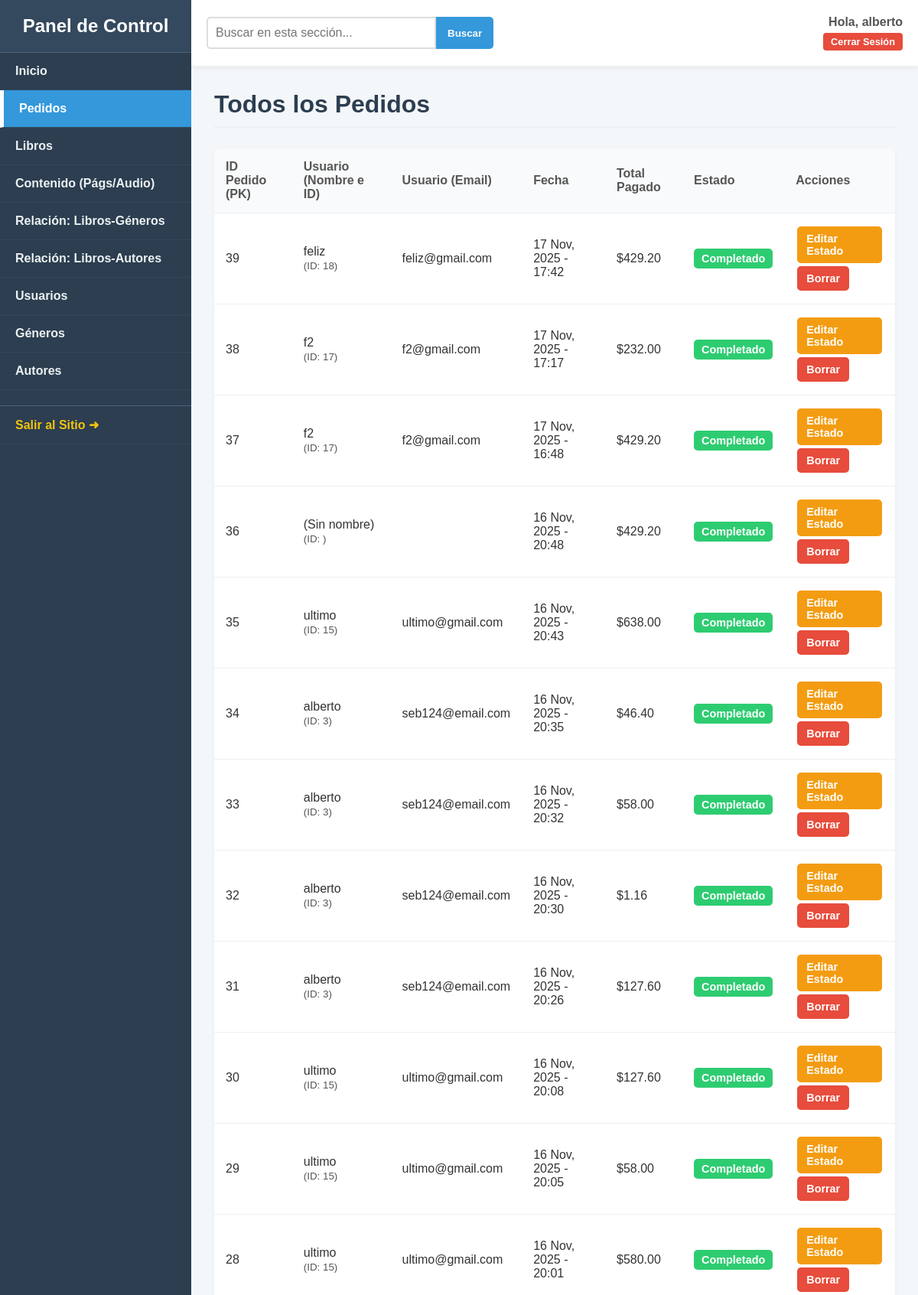
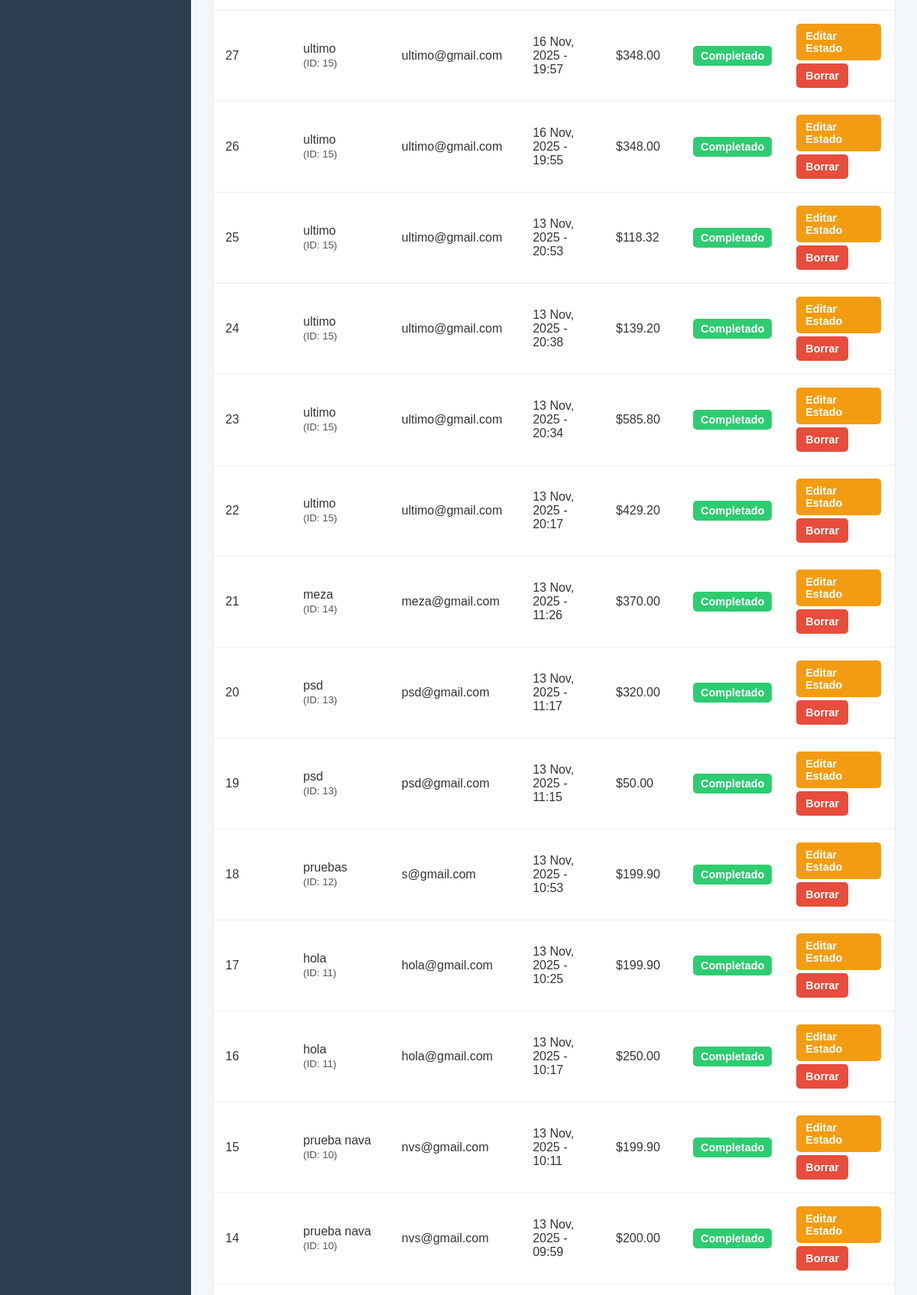
Screenshot of /dashboard/pedidos/ (signed in, upper part) with the database file from the repository (2 pictures, top to bottom).
### tienda/models.py (models this page shows, shortened)
class Pedido(models.Model):
    ESTADO_PAGO_CHOICES = [
        ('completado', 'Completado'),
        ('pendiente', 'Pendiente'),
        ('fallido', 'Fallido'),
    ]
    usuario = models.ForeignKey(User, on_delete=models.SET_NULL, null=True)
    fecha_pedido = models.DateTimeField(auto_now_add=True)
    total_pagado = models.DecimalField(max_digits=10, decimal_places=2)
    estado_pago = models.CharField(max_length=15, choices=ESTADO_PAGO_CHOICES, default='pendiente')

### dashboard/views.py (the view)
# urls.py: path('pedidos/', views.vista_ver_pedidos, name='dash_ver_pedidos'),
@login_required
@user_passes_test(es_admin)
def vista_ver_pedidos(request):
    query = request.GET.get('q')
    pedidos = Pedido.objects.all()
    if query:
        search_filter = Q()
        is_numeric_search = False
        try:
            query_int = int(query)
            search_filter |= Q(id=query_int)
            is_numeric_search = True
        except ValueError:
            pass
        try:
            query_dec = Decimal(query)
            search_filter |= Q(total_pagado=query_dec)
            is_numeric_search = True
        except InvalidOperation:
            pass
        if not is_numeric_search:
            search_filter = (
                Q(usuario__email__icontains=query) |
                Q(usuario__first_name__icontains=query) |
                Q(estado_pago__icontains=query) |
                Q(fecha_pedido__icontains=query)
            )
        pedidos = pedidos.filter(search_filter).order_by('-fecha_pedido').distinct()
    else:
        pedidos = pedidos.order_by('-fecha_pedido')
    contexto = {
        'pedidos': pedidos,
        'search_query': query
    }
    return render(request, 'dashboard/ver_pedidos.html', contexto)

### dashboard/views.py (called while the page is built)
def es_admin(user):
    return user.is_staff or user.is_superuser

### tienda/context_processors.py (called while the page is built)
def menu_generos(request):
    return {'menu_generos': Genero.objects.all()}

### templates/dashboard/ver_pedidos.html (shortened to what this page needs)
{% extends 'dashboard/dashboard_base.html' %}
{% block contenido %}
<h2>Todos los Pedidos</h2>
<div class="table-container">
    <table class="dashboard-table">
        <thead>
            <tr>
                <th>ID Pedido (PK)</th>
                <th>Usuario (Nombre e ID)</th> <th>Usuario (Email)</th>
                <th>Fecha</th>
                <th>Total Pagado</th>
                <th>Estado</th>
                <th>Acciones</th>
            </tr>
        </thead>
        <tbody>
            {% for pedido in pedidos %}
            <tr>
                <td>{{ pedido.id }}</td>
                <td>
                    {{ pedido.usuario.first_name|default:"(Sin nombre)" }}
                    <br>
                    <small style="color: #555;">(ID: {{ pedido.usuario.id }})</small>
                </td>
                <td>{{ pedido.usuario.email }}</td>
                <td>{{ pedido.fecha_pedido|date:"d M, Y - H:i" }}</td>
                <td>${{ pedido.total_pagado }}</td>
                <td><span class="status-{{ pedido.estado_pago }}">{{ pedido.get_estado_pago_display }}</span></td>
                <td>
                    <a href="{% url 'dash_editar_pedido' pedido.id %}" class="btn-action edit">
                        Editar Estado
                    </a>
                    <a href="{% url 'dash_borrar_pedido' pedido.id %}" class="btn-action delete" onclick="return confirm('¿Estás seguro de eliminar este pedido?');">
                        Borrar
                    </a>
                </td>
            </tr>
            {% empty %}
            <tr>
                <td colspan="7">No se han encontrado pedidos.</td>
            </tr>
            {% endfor %}
        </tbody>
    </table>
</div>
{% endblock %}

### templates/dashboard/dashboard_base.html (shortened to what this page needs)
{% load static %}
<!DOCTYPE html>
<html lang="es">
<head>
    <link rel="stylesheet" href="{% static 'css/style.css' %}?v=2.8">
    <link rel="stylesheet" href="{% static 'css/dashboard.css' %}?v=2.8">
</head>
<body class="dashboard-body">
    <div class="dashboard-container">
        <aside class="dashboard-sidebar">
            <div class="sidebar-header">
                <h3>Panel de Control</h3>
            </div>
            <nav class="sidebar-nav">
                <ul>
                    <li>
                        <a href="{% url 'dash_home' %}" class="{% if request.resolver_match.url_name == 'dash_home' %}active{% endif %}">
                             Inicio
                        </a>
                    </li>
                    <li>
                        <a href="{% url 'dash_ver_pedidos' %}" class="{% if 'pedidos' in request.resolver_match.url_name or 'pedido' in request.resolver_match.url_name %}active{% endif %}">
                            Pedidos
                        </a>
                    </li>
                    <li>
                        <a href="{% url 'dash_ver_libros' %}" class="{% if 'libros' in request.resolver_match.url_name or 'libro' in request.resolver_match.url_name %}active{% endif %}">
                            Libros
                        </a>
                    </li>
                    <li>
                        <a href="{% url 'dash_ver_contenido' %}" class="{% if 'contenido' in request.resolver_match.url_name %}active{% endif %}">
                            Contenido (Págs/Audio)
                        </a>
                    </li>
                    <li>
                        <a href="{% url 'dash_ver_rel_generos' %}" class="{% if 'rel_generos' in request.resolver_match.url_name or 'rel_genero' in request.resolver_match.url_name %}active{% endif %}">
                            Relación: Libros-Géneros
                        </a>
                    </li>
                    <li>
                        <a href="{% url 'dash_ver_rel_autores' %}" class="{% if 'rel_autores' in request.resolver_match.url_name or 'rel_autor' in request.resolver_match.url_name %}active{% endif %}">
                            Relación: Libros-Autores
                        </a>
                    </li>
                    <li>
                        <a href="{% url 'dash_ver_usuarios' %}" class="{% if 'usuarios' in request.resolver_match.url_name or 'usuario' in request.resolver_match.url_name %}active{% endif %}">
                            Usuarios
                        </a>
                    </li>
                    <li>
                        <a href="{% url 'dash_ver_generos' %}" class="{% if 'genero' in request.resolver_match.url_name and 'rel_' not in request.resolver_match.url_name %}active{% endif %}">
                            Géneros
                        </a>
                    </li>
                    <li>
                        <a href="{% url 'dash_ver_autores' %}" class="{% if 'autor' in request.resolver_match.url_name and 'rel_' not in request.resolver_match.url_name %}active{% endif %}">
                            Autores
                        </a>
                    </li>
                    <li>
                        <a href="{% url 'index' %}" class="nav-external">Salir al Sitio ➜</a>
                    </li>
                </ul>
            </nav>
        </aside>
        <main class="dashboard-main-content">
            <header class="dashboard-header">
                <form method="GET" class="search-form">
                    <input type="search" name="q" placeholder="Buscar en esta sección..." value="{{ query_search|default:'' }}">
                    <button type="submit">Buscar</button>
                </form>
                <div class="user-info-widget">
                    <span class="user-name-dash">Hola, <strong>{{ user.first_name|default:user.username }}</strong></span>
                    <form action="{% url 'logout' %}" method="POST" style="margin:0;">
                        <button type="submit" class="dash-logout-btn">Cerrar Sesión</button>
                    </form>
                </div>
            </header>
            <div class="content-wrapper">
                {% block contenido %}{% endblock %}
            </div>
        </main>
    </div>
</body>
</html>

### static/css/style.css (style rules this page uses)
* { box-sizing: border-box; }
body { font-family: Arial, sans-serif; margin: 0; background-color: #ffffff; color: #000; }

### static/css/dashboard.css (style rules this page uses)
.dashboard-body { background-color: #f4f7fa; color: #333; margin: 0; font-family: Arial, sans-serif; }
.dashboard-container { display: flex; min-height: 100vh; }
.dashboard-sidebar { width: 250px; background-color: #2c3e50; color: #ecf0f1; display: flex; flex-direction: column; flex-shrink: 0; }
.sidebar-header { padding: 20px; text-align: center; background-color: #34495e; border-bottom: 1px solid #4a627a; }
.sidebar-header h3 { margin: 0; color: #fff; font-size: 1.5rem; }
.sidebar-nav ul { list-style: none; padding: 0; margin: 0; }
.sidebar-nav li a { display: block; padding: 15px 20px; text-decoration: none; color: #ecf0f1; font-weight: bold; border-bottom: 1px solid #34495e; transition: background-color 0.2s ease; }
.sidebar-nav li a.nav-external { color: #f1c40f; margin-top: 20px; border-top: 1px solid #4a627a; }
.dashboard-main-content { flex-grow: 1; display: flex; flex-direction: column; }
.dashboard-header { display: flex; justify-content: space-between; align-items: center; padding: 20px; background-color: #ffffff; border-bottom: 2px solid #ecf0f1; box-shadow: 0 2px 5px rgba(0,0,0,0.05); }
.search-form { display: flex; }
.search-form input[type="search"] { padding: 10px; border: 2px solid #ddd; border-radius: 5px 0 0 5px; font-size: 1rem; min-width: 300px; }
.search-form button { padding: 10px 15px; border: none; background-color: #3498db; color: white; font-weight: bold; cursor: pointer; border-radius: 0 5px 5px 0; }
.user-info-widget { font-size: 1rem; color: #555; }
.content-wrapper { padding: 30px; flex-grow: 1; }
.content-wrapper h2 { margin-top: 0; font-size: 2rem; color: #2c3e50; border-bottom: 2px solid #ecf0f1; padding-bottom: 10px; }
.table-container { width: 100%; overflow-x: auto; background-color: #ffffff; border-radius: 8px; box-shadow: 0 2px 5px rgba(0,0,0,0.05); }
.dashboard-table { width: 100%; border-collapse: collapse; }
.dashboard-table th, .dashboard-table td { padding: 15px; text-align: left; border-bottom: 1px solid #ecf0f1; }
.dashboard-table th { background-color: #f9fafb; font-weight: bold; color: #555; }
.status-completado { background-color: #2ecc71; color: #fff; padding: 5px 10px; border-radius: 5px; font-size: 0.9rem; font-weight: bold; }
.btn-action { display: inline-block; padding: 8px 12px; border-radius: 5px; color: #fff; text-decoration: none; font-weight: bold; font-size: 0.9rem; margin: 2px; }
.btn-action.edit { background-color: #f39c12; }
.btn-action.delete { background-color: #e74c3c; }

### templates/dashboard/dashboard_base.html (style rules this page uses)
.sidebar-nav li a.active { background-color: #3498db; border-left: 5px solid #fff; color: white; }
.dashboard-main-content { display: flex; flex-direction: column; min-height: 100vh; }
.content-wrapper { flex: 1; }
.user-info-widget { text-align: right; }
.user-info-widget .user-name-dash { font-size: 1rem; color: #555; font-weight: bold; display: block; margin-bottom: 5px; }
.dash-logout-btn { background-color: #e74c3c; color: white; border: none; padding: 4px 10px; border-radius: 4px; cursor: pointer; font-size: 0.8rem; font-weight: bold; transition: background 0.3s; }

### rows the page displays
Pedido: id "39", usuario.first_name "feliz", usuario.id "18", usuario.email "feliz@gmail.com", fecha_pedido "17 Nov, 2025 - 17:42", total_pagado "429.20", estado_pago "Completado"
Pedido: id "38", usuario.first_name "f2", usuario.id "17", usuario.email "f2@gmail.com", fecha_pedido "17 Nov, 2025 - 17:17", total_pagado "232.00", estado_pago "Completado"
Pedido: id "37", usuario.first_name "f2", usuario.id "17", usuario.email "f2@gmail.com", fecha_pedido "17 Nov, 2025 - 16:48", total_pagado "429.20", estado_pago "Completado"
Pedido: id "36", usuario.first_name "(Sin nombre)", fecha_pedido "16 Nov, 2025 - 20:48", total_pagado "429.20", estado_pago "Completado"
Pedido: id "35", usuario.first_name "ultimo", usuario.id "15", usuario.email "ultimo@gmail.com", fecha_pedido "16 Nov, 2025 - 20:43", total_pagado "638.00", estado_pago "Completado"
Pedido: id "34", usuario.first_name "alberto", usuario.id "3", usuario.email "seb124@email.com", fecha_pedido "16 Nov, 2025 - 20:35", total_pagado "46.40", estado_pago "Completado"
Pedido: id "33", usuario.first_name "alberto", usuario.id "3", usuario.email "seb124@email.com", fecha_pedido "16 Nov, 2025 - 20:32", total_pagado "58.00", estado_pago "Completado"
Pedido: id "32", usuario.first_name "alberto", usuario.id "3", usuario.email "seb124@email.com", fecha_pedido "16 Nov, 2025 - 20:30", total_pagado "1.16", estado_pago "Completado"
Pedido: id "31", usuario.first_name "alberto", usuario.id "3", usuario.email "seb124@email.com", fecha_pedido "16 Nov, 2025 - 20:26", total_pagado "127.60", estado_pago "Completado"
Pedido: id "30", usuario.first_name "ultimo", usuario.id "15", usuario.email "ultimo@gmail.com", fecha_pedido "16 Nov, 2025 - 20:08", total_pagado "127.60", estado_pago "Completado"
Pedido: id "29", usuario.first_name "ultimo", usuario.id "15", usuario.email "ultimo@gmail.com", fecha_pedido "16 Nov, 2025 - 20:05", total_pagado "58.00", estado_pago "Completado"
Pedido: id "28", usuario.first_name "ultimo", usuario.id "15", usuario.email "ultimo@gmail.com", fecha_pedido "16 Nov, 2025 - 20:01", total_pagado "580.00", estado_pago "Completado"
Pedido: id "27", usuario.first_name "ultimo", usuario.id "15", usuario.email "ultimo@gmail.com", fecha_pedido "16 Nov, 2025 - 19:57", total_pagado "348.00", estado_pago "Completado"
Pedido: id "26", usuario.first_name "ultimo", usuario.id "15", usuario.email "ultimo@gmail.com", fecha_pedido "16 Nov, 2025 - 19:55", total_pagado "348.00", estado_pago "Completado"
Pedido: id "25", usuario.first_name "ultimo", usuario.id "15", usuario.email "ultimo@gmail.com", fecha_pedido "13 Nov, 2025 - 20:53", total_pagado "118.32", estado_pago "Completado"
Pedido: id "24", usuario.first_name "ultimo", usuario.id "15", usuario.email "ultimo@gmail.com", fecha_pedido "13 Nov, 2025 - 20:38", total_pagado "139.20", estado_pago "Completado"
Pedido: id "23", usuario.first_name "ultimo", usuario.id "15", usuario.email "ultimo@gmail.com", fecha_pedido "13 Nov, 2025 - 20:34", total_pagado "585.80", estado_pago "Completado"
Pedido: id "22", usuario.first_name "ultimo", usuario.id "15", usuario.email "ultimo@gmail.com", fecha_pedido "13 Nov, 2025 - 20:17", total_pagado "429.20", estado_pago "Completado"
Pedido: id "21", usuario.first_name "meza", usuario.id "14", usuario.email "meza@gmail.com", fecha_pedido "13 Nov, 2025 - 11:26", total_pagado "370.00", estado_pago "Completado"
Pedido: id "20", usuario.first_name "psd", usuario.id "13", usuario.email "psd@gmail.com", fecha_pedido "13 Nov, 2025 - 11:17", total_pagado "320.00", estado_pago "Completado"
Pedido: id "19", usuario.first_name "psd", usuario.id "13", usuario.email "psd@gmail.com", fecha_pedido "13 Nov, 2025 - 11:15", total_pagado "50.00", estado_pago "Completado"
Pedido: id "18", usuario.first_name "pruebas", usuario.id "12", usuario.email "s@gmail.com", fecha_pedido "13 Nov, 2025 - 10:53", total_pagado "199.90", estado_pago "Completado"
Pedido: id "17", usuario.first_name "hola", usuario.id "11", usuario.email "hola@gmail.com", fecha_pedido "13 Nov, 2025 - 10:25", total_pagado "199.90", estado_pago "Completado"
Pedido: id "16", usuario.first_name "hola", usuario.id "11", usuario.email "hola@gmail.com", fecha_pedido "13 Nov, 2025 - 10:17", total_pagado "250.00", estado_pago "Completado"
Pedido: id "15", usuario.first_name "prueba nava", usuario.id "10", usuario.email "nvs@gmail.com", fecha_pedido "13 Nov, 2025 - 10:11", total_pagado "199.90", estado_pago "Completado"
Pedido: id "14", usuario.first_name "prueba nava", usuario.id "10", usuario.email "nvs@gmail.com", fecha_pedido "13 Nov, 2025 - 09:59", total_pagado "200.00", estado_pago "Completado"

### other values shown
{{ user.first_name|default:user.username }} "alberto"
